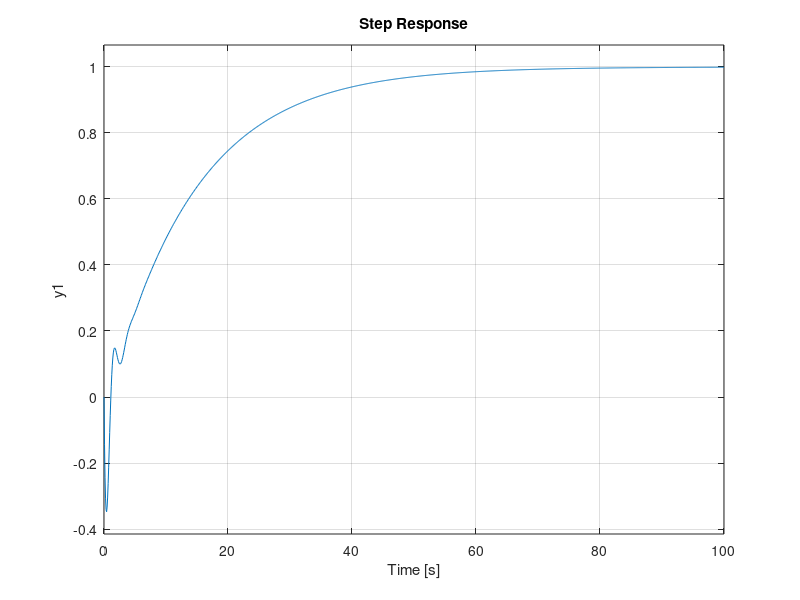

Reproduce this figure in MATLAB.
close all; clear; clc;
P=1;%PM7.4 del DORF
num=[1+P -P];
den=[1 3 6];
G=tf(num,den)
rlocus(G)
step (G,10)
% 
T1=1/2; %Cero
T2=1/5;%Polo
alfa=T2/T1;%Da entre 0 y 1
Kc=1; % K del rlocus(G)
C=tf(Kc*[1 1/T1],[1 1/(T2) ])
rlocus(-C*G)
% step(G*C, 10)

FLC=feedback(-1.12*C*G,1); 
%bode(.3*C2*C*G)
roots(FLC.Den{1})
step(FLC,100)


Kp=1;Ki=1;
C2=tf(Kp*[1 Ki/Kp],[1 0]);
rlocus(-1*C*C2*G)

FLC=feedback(-1*C*C2*G,1); %
bode(.3*C2*C*G)
roots(FLC.Den{1}) % rlocus(-C2*G)
step(FLC,100)